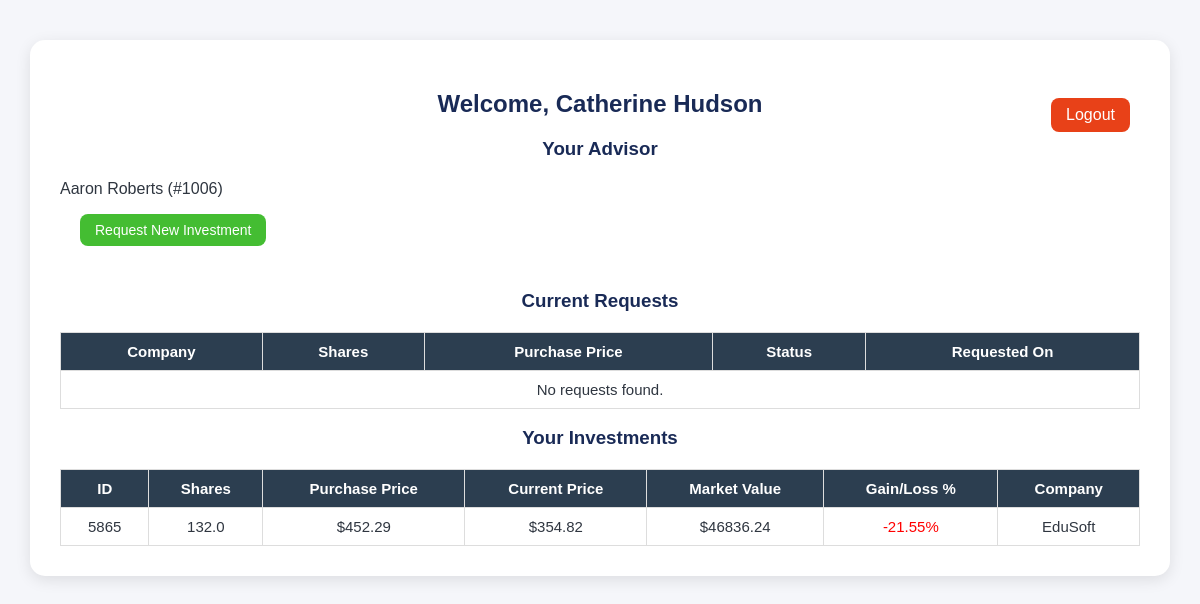
Page /client_dashboard (signed in) on the committed database.
### models.py (models this page shows)
class Client(Base):
    __tablename__ = "clients"
    client_id = Column(Integer, primary_key=True, index=True)
    first_name = Column(String)
    last_name = Column(String)
    ssn = Column(String, unique=True)
    date_of_birth = Column(Date)
    gender = Column(String)
    marital_status = Column(String)
    email = Column(String, unique=True)
    password_hash = Column(String)
    phone_number = Column(String)
    address = Column(String)
    employment_status = Column(String)
    annual_income = Column(Float)
    risk_tolerance = Column(String)
    advisor_id = Column(Integer, ForeignKey("employees.employee_id"))
    advisor = relationship("Employee", back_populates="clients")
    investments = relationship("Investment", back_populates="client")
    requests = relationship("InvestmentRequest", back_populates="client")

class Employee(Base):
    __tablename__ = "employees"
    employee_id = Column(Integer, primary_key=True, index=True)
    first_name = Column(String)
    last_name = Column(String)
    date_of_birth = Column(Date)
    gender = Column(String)
    work_email = Column(String, unique=True)
    password_hash = Column(String)
    phone_number = Column(String)
    address = Column(String)
    start_date = Column(Date)
    job_title = Column(String)
    base_salary = Column(Float)
    commission_rate = Column(Float)
    license_number = Column(String)
    license_expiry_date = Column(Date)
    manager_id = Column(Integer, ForeignKey("employees.employee_id"), nullable=True)  # Managers can be null
    clients = relationship("Client", back_populates="advisor")
    investments = relationship("Investment", back_populates="advisor")

class Investment(Base):
    __tablename__ = "investments"
    investment_id = Column(Integer, primary_key=True, index=True)
    client_id = Column(Integer, ForeignKey("clients.client_id"))
    advisor_id = Column(Integer, ForeignKey("employees.employee_id"))
    company_id = Column(Integer, ForeignKey("companies.company_id"))
    date = Column(Date)
    shares_purchased = Column(Float)
    purchase_price_per_share = Column(Float)
    broker_fees = Column(Float)
    current_price = Column(Float)
    market_value = Column(Float)
    gain_loss_percent = Column(Float)
    exit_date = Column(Date, nullable=True)
    client = relationship("Client", back_populates="investments")
    advisor = relationship("Employee", back_populates="investments")
    company = relationship("Company", back_populates="investments")

class Company(Base):
    __tablename__ = "companies"
    company_id = Column(Integer, primary_key=True, index=True)
    company_name = Column(String, nullable=False)
    abbreviation = Column(String)
    isin = Column(String)
    industry = Column(String)
    country = Column(String)
    company_type = Column(String)
    market_cap = Column(Float)
    revenue = Column(Float)
    earnings_per_share = Column(Float)
    target_price = Column(Float)
    investments = relationship("Investment", back_populates="company")

### app.py (the view)
@app.route("/client_dashboard")
def client_dashboard():
    if session.get("user_type") != "client":
        return redirect(url_for("login"))
    db = SessionLocal()
    client = db.query(Client).get(session["user_id"])
    if not client:
        return "Client not found", 404
    advisor = db.query(Employee).get(client.advisor_id)
    investments = db.query(Investment).filter(Investment.client_id == client.client_id).all()
    for inv in investments:
        inv.company = db.query(Company).get(inv.company_id)
    requests = db.query(InvestmentRequest).filter(InvestmentRequest.client_id == client.client_id).all()
    for req in requests:
        req.company = db.query(Company).get(req.company_id)
    return render_template(
        "client_dashboard.html",
        client=client,
        advisor=advisor,
        investments=investments,
        requests = requests
    )

### templates/client_dashboard.html (shortened to what this page needs)
<!DOCTYPE html>
<html lang="en">
<head>
    <link rel="stylesheet" href="{{ url_for('static', filename='style.css') }}">
</head>
<body>
<div class="container">
    <h2>Welcome, {{ client.first_name }} {{ client.last_name }}</h2>
    <a href="{{ url_for('logout') }}" class="logout-btn">Logout</a>
    <h3>Your Advisor</h3>
    <p>{{ advisor.first_name }} {{ advisor.last_name }} (#{{ advisor.employee_id }})</p>
    <form method="get" action="{{ url_for('request_investment', client_id=client.client_id) }}" style="display:inline-block; margin-left:20px;">
        <button type="submit" class="btn-request-investment">Request New Investment</button>
    </form>
    <h3>Current Requests</h3>
    <table>
        <thead>
            <tr>
                <th>Company</th>
                <th>Shares</th>
                <th>Purchase Price</th>
                <th>Status</th>
                <th>Requested On</th>
            </tr>
        </thead>
        <tbody>
            {% for req in requests %}
            <tr>
                <td>{{ req.company.company_name if req.company else "N/A" }}</td>
                <td>{{ req.shares if req.shares is not none else "N/A" }}</td>
                <td>
                    {% if req.purchase_price_per_share is not none %}
                        ${{ "%.2f"|format(req.purchase_price_per_share) }}
                    {% else %}
                        N/A
                    {% endif %}
                </td>
                <td>{{ req.status }}</td>
                <td>{{ req.created_at.strftime("%Y-%m-%d %H:%M") if req.created_at else "N/A" }}</td>
            </tr>
            {% else %}
            <tr>
                <td colspan="5">No requests found.</td>
            </tr>
            {% endfor %}
        </tbody>
    </table>
    <h3>Your Investments</h3>
    <table>
        <thead>
            <tr>
                <th>ID</th>
                <th>Shares</th>
                <th>Purchase Price</th>
                <th>Current Price</th>
                <th>Market Value</th>
                <th>Gain/Loss %</th>
                <th>Company</th>
            </tr>
        </thead>
        <tbody>
            {% for investment in investments %}
            <tr>
                <td>{{ investment.investment_id }}</td>
                <td>{{ investment.shares_purchased if investment.shares_purchased is not none else "N/A" }}</td>
                <td>
                    {% if investment.purchase_price_per_share is not none %}
                        ${{ "%.2f"|format(investment.purchase_price_per_share) }}
                    {% else %}
                        N/A
                    {% endif %}
                </td>
                <td>
                    {% if investment.current_price is not none %}
                        ${{ "%.2f"|format(investment.current_price) }}
                    {% else %}
                        N/A
                    {% endif %}
                </td>
                <td>
                    {% if investment.market_value is not none %}
                        ${{ "%.2f"|format(investment.market_value) }}
                    {% else %}
                        N/A
                    {% endif %}
                </td>
                <td style="color: {% if investment.gain_loss_percent is not none and investment.gain_loss_percent >= 0 %}green{% elif investment.gain_loss_percent is not none %}red{% else %}black{% endif %};">
                    {% if investment.gain_loss_percent is not none %}
                        {{ "%.2f"|format(investment.gain_loss_percent) }}%
                    {% else %}
                        N/A
                    {% endif %}
                </td>
                <td>{{ investment.company.company_name if investment.company else "N/A" }}</td>
            </tr>
            {% else %}
            <tr><td colspan="7">No investments found</td></tr>
            {% endfor %}
        </tbody>
    </table>
</div>
</body>
</html>

### static/style.css (style rules this page uses)
body { font-family: Arial, sans-serif; background-color: #f5f6fa; color: #2f3640; margin: 0; padding: 0; }
.container { width: 90%; max-width: 1100px; margin: 40px auto; background-color: #fff; padding: 30px; border-radius: 15px; box-shadow: 0 4px 15px rgba(0,0,0,0.1); }
h2, h3 { color: #192a56; text-align: center; margin-bottom: 20px; }
form { text-align: center; margin-bottom: 25px; }
table { width: 100%; border-collapse: collapse; margin-top: 15px; font-size: 15px; }
thead { background-color: #2c3e50; color: #fff; }
th, td { border: 1px solid #ddd; padding: 10px 12px; text-align: center; }
a { display: inline-block; padding: 10px 15px; background-color: #273c75; color: white; text-decoration: none; border-radius: 5px; }
.btn-request-investment { padding: 8px 15px; background-color: #44bd32; color: white; border: none; border-radius: 8px; cursor: pointer; font-size: 14px; }
.logout-btn { float: right; background-color: #e84118; color: white; padding: 8px 15px; border-radius: 8px; text-decoration: none; margin-top: -40px; margin-right: 10px; }

### rows in the picture
Client: first_name "Catherine", last_name "Hudson"
Employee: first_name "Aaron", last_name "Roberts", employee_id "1006"
Investment: investment_id "5865", shares_purchased "132.0", purchase_price_per_share "452.29", current_price "354.82", market_value "46836.24", gain_loss_percent "-21.55", company "EduSoft"
